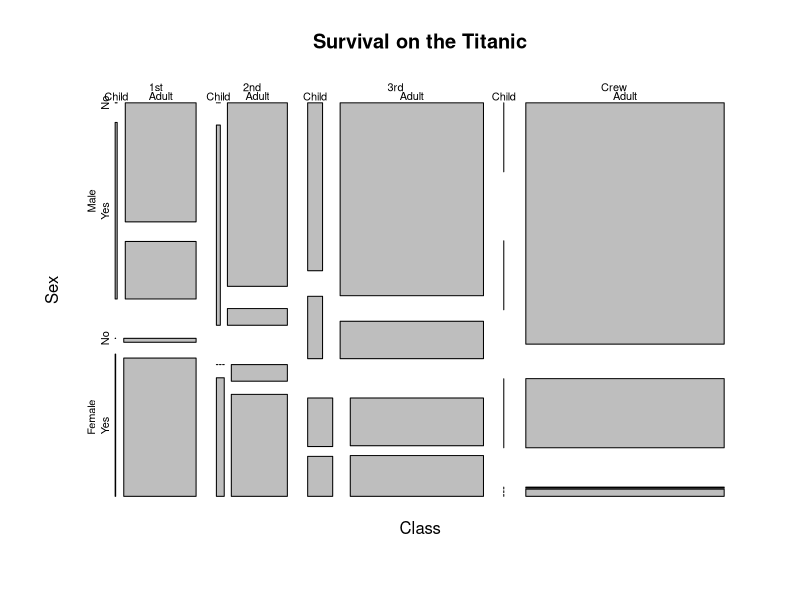

R code for this plot:
## ---- chunk 1
apply(Titanic, c(3, 4), sum)
## ---- chunk 2
mosaicplot(Titanic, main = "Survival on the Titanic")
